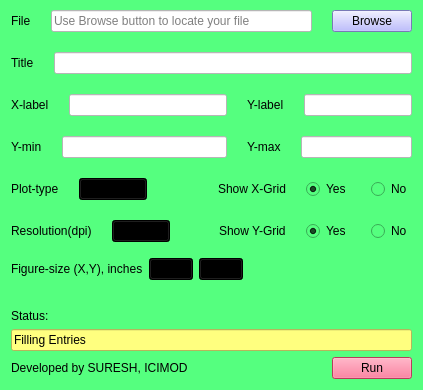
<?xml version="1.0" encoding="UTF-8"?>
<ui version="4.0">
 <class>Form</class>
 <widget class="QWidget" name="Form">
  <property name="windowModality">
   <enum>Qt::NonModal</enum>
  </property>
  <property name="geometry">
   <rect>
    <x>0</x>
    <y>0</y>
    <width>423</width>
    <height>390</height>
   </rect>
  </property>
  <property name="sizePolicy">
   <sizepolicy hsizetype="Preferred" vsizetype="Fixed">
    <horstretch>0</horstretch>
    <verstretch>0</verstretch>
   </sizepolicy>
  </property>
  <property name="focusPolicy">
   <enum>Qt::NoFocus</enum>
  </property>
  <property name="windowTitle">
   <string>Plotting tool v1.1</string>
  </property>
  <property name="autoFillBackground">
   <bool>false</bool>
  </property>
  <property name="styleSheet">
   <string notr="true">background-color: rgb(85, 255, 127);</string>
  </property>
  <layout class="QGridLayout" name="gridLayout_3">
   <property name="sizeConstraint">
    <enum>QLayout::SetDefaultConstraint</enum>
   </property>
   <property name="topMargin">
    <number>10</number>
   </property>
   <item row="4" column="1" alignment="Qt::AlignRight">
    <widget class="QPushButton" name="pushButton_2">
     <property name="sizePolicy">
      <sizepolicy hsizetype="Maximum" vsizetype="Maximum">
       <horstretch>0</horstretch>
       <verstretch>0</verstretch>
      </sizepolicy>
     </property>
     <property name="focusPolicy">
      <enum>Qt::ClickFocus</enum>
     </property>
     <property name="layoutDirection">
      <enum>Qt::LeftToRight</enum>
     </property>
     <property name="autoFillBackground">
      <bool>false</bool>
     </property>
     <property name="styleSheet">
      <string notr="true">background-color: rgb(255, 85, 127);
</string>
     </property>
     <property name="text">
      <string>Run</string>
     </property>
    </widget>
   </item>
   <item row="1" column="1">
    <spacer name="horizontalSpacer_3">
     <property name="orientation">
      <enum>Qt::Horizontal</enum>
     </property>
     <property name="sizeHint" stdset="0">
      <size>
       <width>40</width>
       <height>20</height>
      </size>
     </property>
    </spacer>
   </item>
   <item row="0" column="0" colspan="2">
    <layout class="QGridLayout" name="gridLayout_2">
     <property name="spacing">
      <number>20</number>
     </property>
     <item row="4" column="0">
      <layout class="QHBoxLayout" name="horizontalLayout_10">
       <item>
        <widget class="QLabel" name="label_7">
         <property name="text">
          <string>Plot-type</string>
         </property>
        </widget>
       </item>
       <item>
        <widget class="QComboBox" name="comboBox">
         <property name="focusPolicy">
          <enum>Qt::NoFocus</enum>
         </property>
         <property name="styleSheet">
          <string notr="true">background-color: qlineargradient(spread:pad, x1:0, y1:0, x2:1, y2:0, stop:0 rgba(255, 178, 102, 255), stop:0.55 rgba(235, 148, 61, 255), stop:0.98 rgba(0, 0, 0, 255), stop:1 rgba(0, 0, 0, 0));</string>
         </property>
         <item>
          <property name="text">
           <string>Line</string>
          </property>
         </item>
         <item>
          <property name="text">
           <string>Scatter</string>
          </property>
         </item>
         <item>
          <property name="text">
           <string>Box</string>
          </property>
         </item>
         <item>
          <property name="text">
           <string>Bar</string>
          </property>
         </item>
        </widget>
       </item>
       <item>
        <spacer name="horizontalSpacer">
         <property name="orientation">
          <enum>Qt::Horizontal</enum>
         </property>
         <property name="sizeHint" stdset="0">
          <size>
           <width>40</width>
           <height>20</height>
          </size>
         </property>
        </spacer>
       </item>
       <item>
        <layout class="QHBoxLayout" name="horizontalLayout_11">
         <item>
          <widget class="QLabel" name="label_9">
           <property name="text">
            <string>Show X-Grid</string>
           </property>
          </widget>
         </item>
         <item>
          <layout class="QHBoxLayout" name="horizontalLayout_2">
           <item>
            <widget class="QRadioButton" name="radioButton_3">
             <property name="text">
              <string>Yes</string>
             </property>
             <property name="checked">
              <bool>true</bool>
             </property>
             <property name="autoExclusive">
              <bool>true</bool>
             </property>
             <attribute name="buttonGroup">
              <string notr="true">buttonGroup_2</string>
             </attribute>
            </widget>
           </item>
           <item>
            <widget class="QRadioButton" name="radioButton_4">
             <property name="text">
              <string>No</string>
             </property>
             <property name="autoExclusive">
              <bool>true</bool>
             </property>
             <attribute name="buttonGroup">
              <string notr="true">buttonGroup_2</string>
             </attribute>
            </widget>
           </item>
          </layout>
         </item>
        </layout>
       </item>
      </layout>
     </item>
     <item row="3" column="0">
      <layout class="QHBoxLayout" name="horizontalLayout_8">
       <item>
        <widget class="QLabel" name="label_5">
         <property name="text">
          <string>Y-min</string>
         </property>
        </widget>
       </item>
       <item>
        <widget class="QLineEdit" name="lineEdit_5">
         <property name="styleSheet">
          <string notr="true">background-color: rgb(255, 255, 255);</string>
         </property>
        </widget>
       </item>
       <item>
        <layout class="QHBoxLayout" name="horizontalLayout_9">
         <item>
          <widget class="QLabel" name="label_6">
           <property name="text">
            <string>Y-max</string>
           </property>
          </widget>
         </item>
         <item>
          <widget class="QLineEdit" name="lineEdit_6">
           <property name="styleSheet">
            <string notr="true">background-color: rgb(255, 255, 255);</string>
           </property>
          </widget>
         </item>
        </layout>
       </item>
      </layout>
     </item>
     <item row="0" column="0">
      <layout class="QHBoxLayout" name="horizontalLayout_4" stretch="0,0,0">
       <property name="sizeConstraint">
        <enum>QLayout::SetDefaultConstraint</enum>
       </property>
       <item>
        <widget class="QLabel" name="label">
         <property name="sizePolicy">
          <sizepolicy hsizetype="Preferred" vsizetype="Preferred">
           <horstretch>0</horstretch>
           <verstretch>0</verstretch>
          </sizepolicy>
         </property>
         <property name="text">
          <string>File</string>
         </property>
         <property name="scaledContents">
          <bool>false</bool>
         </property>
        </widget>
       </item>
       <item>
        <widget class="QLineEdit" name="lineEdit">
         <property name="sizePolicy">
          <sizepolicy hsizetype="Expanding" vsizetype="Fixed">
           <horstretch>0</horstretch>
           <verstretch>0</verstretch>
          </sizepolicy>
         </property>
         <property name="styleSheet">
          <string notr="true">background-color: rgb(255, 255, 255);</string>
         </property>
         <property name="readOnly">
          <bool>true</bool>
         </property>
         <property name="placeholderText">
          <string>Use Browse button to locate your file</string>
         </property>
        </widget>
       </item>
       <item>
        <widget class="QPushButton" name="pushButton">
         <property name="styleSheet">
          <string notr="true">background-color: rgb(170, 170, 255);</string>
         </property>
         <property name="text">
          <string>Browse</string>
         </property>
        </widget>
       </item>
      </layout>
     </item>
     <item row="2" column="0">
      <layout class="QHBoxLayout" name="horizontalLayout_6">
       <item>
        <widget class="QLabel" name="label_3">
         <property name="text">
          <string>X-label</string>
         </property>
        </widget>
       </item>
       <item>
        <widget class="QLineEdit" name="lineEdit_3">
         <property name="styleSheet">
          <string notr="true">background-color: rgb(255, 255, 255);</string>
         </property>
        </widget>
       </item>
       <item>
        <layout class="QHBoxLayout" name="horizontalLayout_7">
         <item>
          <widget class="QLabel" name="label_4">
           <property name="text">
            <string>Y-label</string>
           </property>
          </widget>
         </item>
         <item>
          <widget class="QLineEdit" name="lineEdit_4">
           <property name="styleSheet">
            <string notr="true">background-color: rgb(255, 255, 255);</string>
           </property>
          </widget>
         </item>
        </layout>
       </item>
      </layout>
     </item>
     <item row="5" column="0">
      <layout class="QHBoxLayout" name="horizontalLayout">
       <item>
        <widget class="QLabel" name="label_8">
         <property name="text">
          <string>Resolution(dpi)</string>
         </property>
        </widget>
       </item>
       <item>
        <widget class="QComboBox" name="comboBox_2">
         <property name="focusPolicy">
          <enum>Qt::NoFocus</enum>
         </property>
         <property name="styleSheet">
          <string notr="true">background-color: qlineargradient(spread:pad, x1:0, y1:0, x2:1, y2:0, stop:0 rgba(255, 178, 102, 255), stop:0.55 rgba(235, 148, 61, 255), stop:0.98 rgba(0, 0, 0, 255), stop:1 rgba(0, 0, 0, 0));</string>
         </property>
         <property name="editable">
          <bool>false</bool>
         </property>
         <item>
          <property name="text">
           <string>100</string>
          </property>
         </item>
         <item>
          <property name="text">
           <string>200</string>
          </property>
         </item>
         <item>
          <property name="text">
           <string>300</string>
          </property>
         </item>
         <item>
          <property name="text">
           <string>400</string>
          </property>
         </item>
         <item>
          <property name="text">
           <string>500</string>
          </property>
         </item>
         <item>
          <property name="text">
           <string>600</string>
          </property>
         </item>
         <item>
          <property name="text">
           <string>700</string>
          </property>
         </item>
         <item>
          <property name="text">
           <string>800</string>
          </property>
         </item>
         <item>
          <property name="text">
           <string>900</string>
          </property>
         </item>
         <item>
          <property name="text">
           <string>1000</string>
          </property>
         </item>
         <item>
          <property name="text">
           <string>1500</string>
          </property>
         </item>
         <item>
          <property name="text">
           <string>2000</string>
          </property>
         </item>
        </widget>
       </item>
       <item>
        <spacer name="horizontalSpacer_2">
         <property name="orientation">
          <enum>Qt::Horizontal</enum>
         </property>
         <property name="sizeHint" stdset="0">
          <size>
           <width>40</width>
           <height>20</height>
          </size>
         </property>
        </spacer>
       </item>
       <item>
        <layout class="QHBoxLayout" name="horizontalLayout_12">
         <item>
          <widget class="QLabel" name="label_13">
           <property name="text">
            <string>Show Y-Grid</string>
           </property>
          </widget>
         </item>
         <item>
          <layout class="QHBoxLayout" name="horizontalLayout_3">
           <item>
            <widget class="QRadioButton" name="radioButton_5">
             <property name="focusPolicy">
              <enum>Qt::NoFocus</enum>
             </property>
             <property name="text">
              <string>Yes</string>
             </property>
             <property name="checked">
              <bool>true</bool>
             </property>
             <property name="autoExclusive">
              <bool>false</bool>
             </property>
             <attribute name="buttonGroup">
              <string notr="true">buttonGroup</string>
             </attribute>
            </widget>
           </item>
           <item>
            <widget class="QRadioButton" name="radioButton_6">
             <property name="text">
              <string>No</string>
             </property>
             <property name="autoExclusive">
              <bool>false</bool>
             </property>
             <attribute name="buttonGroup">
              <string notr="true">buttonGroup</string>
             </attribute>
            </widget>
           </item>
          </layout>
         </item>
        </layout>
       </item>
      </layout>
     </item>
     <item row="1" column="0">
      <layout class="QHBoxLayout" name="horizontalLayout_5">
       <item>
        <widget class="QLabel" name="label_2">
         <property name="text">
          <string>Title</string>
         </property>
        </widget>
       </item>
       <item>
        <widget class="QLineEdit" name="lineEdit_2">
         <property name="styleSheet">
          <string notr="true">background-color: rgb(255, 255, 255);</string>
         </property>
        </widget>
       </item>
      </layout>
     </item>
    </layout>
   </item>
   <item row="4" column="0">
    <widget class="QLabel" name="label_11">
     <property name="maximumSize">
      <size>
       <width>414</width>
       <height>14</height>
      </size>
     </property>
     <property name="styleSheet">
      <string notr="true">font: 8pt &quot;Mistral&quot;;</string>
     </property>
     <property name="text">
      <string>Developed by SURESH, ICIMOD</string>
     </property>
     <property name="alignment">
      <set>Qt::AlignLeading|Qt::AlignLeft|Qt::AlignVCenter</set>
     </property>
    </widget>
   </item>
   <item row="2" column="0">
    <widget class="QLabel" name="label_10">
     <property name="text">
      <string>Status:</string>
     </property>
     <property name="alignment">
      <set>Qt::AlignBottom|Qt::AlignLeading|Qt::AlignLeft</set>
     </property>
    </widget>
   </item>
   <item row="1" column="0">
    <layout class="QHBoxLayout" name="horizontalLayout_13">
     <property name="topMargin">
      <number>10</number>
     </property>
     <item>
      <widget class="QLabel" name="label_12">
       <property name="text">
        <string>Figure-size (X,Y), inches</string>
       </property>
      </widget>
     </item>
     <item>
      <widget class="QComboBox" name="comboBox_3">
       <property name="focusPolicy">
        <enum>Qt::NoFocus</enum>
       </property>
       <property name="styleSheet">
        <string notr="true">background-color: qlineargradient(spread:pad, x1:0, y1:0, x2:1, y2:0, stop:0 rgba(255, 178, 102, 255), stop:0.55 rgba(235, 148, 61, 255), stop:0.98 rgba(0, 0, 0, 255), stop:1 rgba(0, 0, 0, 0));</string>
       </property>
       <property name="editable">
        <bool>false</bool>
       </property>
       <property name="maxVisibleItems">
        <number>10</number>
       </property>
       <item>
        <property name="text">
         <string>5</string>
        </property>
       </item>
       <item>
        <property name="text">
         <string>6</string>
        </property>
       </item>
       <item>
        <property name="text">
         <string>7</string>
        </property>
       </item>
       <item>
        <property name="text">
         <string>8</string>
        </property>
       </item>
       <item>
        <property name="text">
         <string>9</string>
        </property>
       </item>
       <item>
        <property name="text">
         <string>10</string>
        </property>
       </item>
       <item>
        <property name="text">
         <string>11</string>
        </property>
       </item>
       <item>
        <property name="text">
         <string>12</string>
        </property>
       </item>
       <item>
        <property name="text">
         <string>13</string>
        </property>
       </item>
       <item>
        <property name="text">
         <string>14</string>
        </property>
       </item>
       <item>
        <property name="text">
         <string>15</string>
        </property>
       </item>
       <item>
        <property name="text">
         <string>16</string>
        </property>
       </item>
       <item>
        <property name="text">
         <string>17</string>
        </property>
       </item>
       <item>
        <property name="text">
         <string>18</string>
        </property>
       </item>
       <item>
        <property name="text">
         <string>19</string>
        </property>
       </item>
       <item>
        <property name="text">
         <string>20</string>
        </property>
       </item>
      </widget>
     </item>
     <item>
      <widget class="QComboBox" name="comboBox_4">
       <property name="focusPolicy">
        <enum>Qt::NoFocus</enum>
       </property>
       <property name="styleSheet">
        <string notr="true">background-color: qlineargradient(spread:pad, x1:0, y1:0, x2:1, y2:0, stop:0 rgba(255, 178, 102, 255), stop:0.55 rgba(235, 148, 61, 255), stop:0.98 rgba(0, 0, 0, 255), stop:1 rgba(0, 0, 0, 0));</string>
       </property>
       <property name="editable">
        <bool>false</bool>
       </property>
       <property name="maxVisibleItems">
        <number>10</number>
       </property>
       <item>
        <property name="text">
         <string>5</string>
        </property>
       </item>
       <item>
        <property name="text">
         <string>6</string>
        </property>
       </item>
       <item>
        <property name="text">
         <string>7</string>
        </property>
       </item>
       <item>
        <property name="text">
         <string>8</string>
        </property>
       </item>
       <item>
        <property name="text">
         <string>9</string>
        </property>
       </item>
       <item>
        <property name="text">
         <string>10</string>
        </property>
       </item>
       <item>
        <property name="text">
         <string>11</string>
        </property>
       </item>
       <item>
        <property name="text">
         <string>12</string>
        </property>
       </item>
       <item>
        <property name="text">
         <string>13</string>
        </property>
       </item>
       <item>
        <property name="text">
         <string>14</string>
        </property>
       </item>
       <item>
        <property name="text">
         <string>15</string>
        </property>
       </item>
       <item>
        <property name="text">
         <string>16</string>
        </property>
       </item>
       <item>
        <property name="text">
         <string>17</string>
        </property>
       </item>
       <item>
        <property name="text">
         <string>18</string>
        </property>
       </item>
       <item>
        <property name="text">
         <string>19</string>
        </property>
       </item>
       <item>
        <property name="text">
         <string>20</string>
        </property>
       </item>
      </widget>
     </item>
    </layout>
   </item>
   <item row="3" column="0" colspan="2">
    <widget class="QLineEdit" name="lineEdit_7">
     <property name="styleSheet">
      <string notr="true">background-color: rgb(255, 255, 127);
font: 63 8pt &quot;Yu Gothic UI Semibold&quot;;</string>
     </property>
     <property name="text">
      <string>Filling Entries</string>
     </property>
     <property name="readOnly">
      <bool>true</bool>
     </property>
    </widget>
   </item>
  </layout>
 </widget>
 <resources/>
 <connections/>
 <buttongroups>
  <buttongroup name="buttonGroup"/>
  <buttongroup name="buttonGroup_2"/>
 </buttongroups>
</ui>
